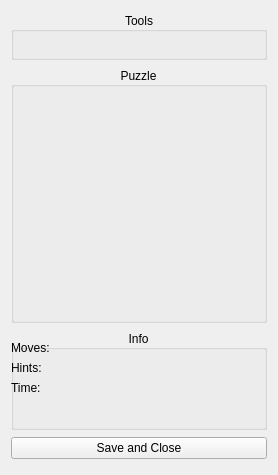
<?xml version="1.0" encoding="UTF-8"?>
<ui version="4.0">
 <class>GameWindow</class>
 <widget class="QWidget" name="GameWindow">
  <property name="geometry">
   <rect>
    <x>0</x>
    <y>0</y>
    <width>278</width>
    <height>475</height>
   </rect>
  </property>
  <property name="maximumSize">
   <size>
    <width>278</width>
    <height>100000</height>
   </size>
  </property>
  <property name="windowTitle">
   <string>Puzzle Game</string>
  </property>
  <property name="windowIcon">
   <iconset resource="../resources.qrc">
    <normaloff>:/images/resources/images/puzzle.png</normaloff>:/images/resources/images/puzzle.png</iconset>
  </property>
  <layout class="QVBoxLayout" name="verticalLayout">
   <item>
    <widget class="QGroupBox" name="toolsGroupBox">
     <property name="sizePolicy">
      <sizepolicy hsizetype="Preferred" vsizetype="Fixed">
       <horstretch>0</horstretch>
       <verstretch>0</verstretch>
      </sizepolicy>
     </property>
     <property name="minimumSize">
      <size>
       <width>0</width>
       <height>48</height>
      </size>
     </property>
     <property name="maximumSize">
      <size>
       <width>16777215</width>
       <height>48</height>
      </size>
     </property>
     <property name="layoutDirection">
      <enum>Qt::RightToLeft</enum>
     </property>
     <property name="title">
      <string>Tools</string>
     </property>
     <property name="alignment">
      <set>Qt::AlignCenter</set>
     </property>
     <property name="flat">
      <bool>false</bool>
     </property>
     <property name="checkable">
      <bool>false</bool>
     </property>
     <widget class="QPushButton" name="undoButton">
      <property name="geometry">
       <rect>
        <x>10</x>
        <y>10</y>
        <width>33</width>
        <height>32</height>
       </rect>
      </property>
      <property name="sizePolicy">
       <sizepolicy hsizetype="Fixed" vsizetype="Fixed">
        <horstretch>0</horstretch>
        <verstretch>0</verstretch>
       </sizepolicy>
      </property>
      <property name="minimumSize">
       <size>
        <width>32</width>
        <height>32</height>
       </size>
      </property>
      <property name="text">
       <string/>
      </property>
      <property name="icon">
       <iconset resource="../resources.qrc">
        <normaloff>:/images/resources/images/undo.png</normaloff>:/images/resources/images/undo.png</iconset>
      </property>
      <property name="flat">
       <bool>true</bool>
      </property>
     </widget>
     <widget class="QPushButton" name="redoButton">
      <property name="geometry">
       <rect>
        <x>50</x>
        <y>10</y>
        <width>33</width>
        <height>32</height>
       </rect>
      </property>
      <property name="sizePolicy">
       <sizepolicy hsizetype="Fixed" vsizetype="Fixed">
        <horstretch>0</horstretch>
        <verstretch>0</verstretch>
       </sizepolicy>
      </property>
      <property name="minimumSize">
       <size>
        <width>32</width>
        <height>32</height>
       </size>
      </property>
      <property name="contextMenuPolicy">
       <enum>Qt::DefaultContextMenu</enum>
      </property>
      <property name="text">
       <string/>
      </property>
      <property name="icon">
       <iconset resource="../resources.qrc">
        <normaloff>:/images/resources/images/redo.png</normaloff>:/images/resources/images/redo.png</iconset>
      </property>
      <property name="flat">
       <bool>true</bool>
      </property>
     </widget>
     <widget class="QPushButton" name="hintbutton">
      <property name="geometry">
       <rect>
        <x>80</x>
        <y>10</y>
        <width>33</width>
        <height>32</height>
       </rect>
      </property>
      <property name="sizePolicy">
       <sizepolicy hsizetype="Fixed" vsizetype="Fixed">
        <horstretch>0</horstretch>
        <verstretch>0</verstretch>
       </sizepolicy>
      </property>
      <property name="minimumSize">
       <size>
        <width>32</width>
        <height>32</height>
       </size>
      </property>
      <property name="text">
       <string/>
      </property>
      <property name="icon">
       <iconset resource="../resources.qrc">
        <normaloff>:/images/resources/images/lightbulb.png</normaloff>:/images/resources/images/lightbulb.png</iconset>
      </property>
      <property name="flat">
       <bool>true</bool>
      </property>
     </widget>
    </widget>
   </item>
   <item>
    <widget class="QGroupBox" name="puzzleGroupBox">
     <property name="sizePolicy">
      <sizepolicy hsizetype="Preferred" vsizetype="Fixed">
       <horstretch>0</horstretch>
       <verstretch>0</verstretch>
      </sizepolicy>
     </property>
     <property name="minimumSize">
      <size>
       <width>256</width>
       <height>256</height>
      </size>
     </property>
     <property name="maximumSize">
      <size>
       <width>256</width>
       <height>256</height>
      </size>
     </property>
     <property name="title">
      <string>Puzzle</string>
     </property>
     <property name="alignment">
      <set>Qt::AlignCenter</set>
     </property>
     <property name="flat">
      <bool>false</bool>
     </property>
     <layout class="QGridLayout" name="gridLayout"/>
    </widget>
   </item>
   <item>
    <widget class="QGroupBox" name="infoGroupBox">
     <property name="sizePolicy">
      <sizepolicy hsizetype="Preferred" vsizetype="Fixed">
       <horstretch>0</horstretch>
       <verstretch>0</verstretch>
      </sizepolicy>
     </property>
     <property name="minimumSize">
      <size>
       <width>0</width>
       <height>100</height>
      </size>
     </property>
     <property name="maximumSize">
      <size>
       <width>16777215</width>
       <height>100</height>
      </size>
     </property>
     <property name="title">
      <string>Info</string>
     </property>
     <property name="alignment">
      <set>Qt::AlignCenter</set>
     </property>
     <widget class="QLabel" name="movesLabel">
      <property name="geometry">
       <rect>
        <x>0</x>
        <y>10</y>
        <width>81</width>
        <height>16</height>
       </rect>
      </property>
      <property name="text">
       <string>Moves:</string>
      </property>
     </widget>
     <widget class="QLabel" name="hintsLabel">
      <property name="geometry">
       <rect>
        <x>0</x>
        <y>30</y>
        <width>81</width>
        <height>16</height>
       </rect>
      </property>
      <property name="text">
       <string>Hints:</string>
      </property>
     </widget>
     <widget class="QLabel" name="timeLabel">
      <property name="geometry">
       <rect>
        <x>0</x>
        <y>50</y>
        <width>81</width>
        <height>16</height>
       </rect>
      </property>
      <property name="text">
       <string>Time:</string>
      </property>
     </widget>
    </widget>
   </item>
   <item>
    <widget class="QPushButton" name="saveCloseButton">
     <property name="sizePolicy">
      <sizepolicy hsizetype="Preferred" vsizetype="Fixed">
       <horstretch>0</horstretch>
       <verstretch>0</verstretch>
      </sizepolicy>
     </property>
     <property name="text">
      <string>Save and Close</string>
     </property>
    </widget>
   </item>
  </layout>
 </widget>
 <resources>
  <include location="../resources.qrc"/>
 </resources>
 <connections/>
</ui>
